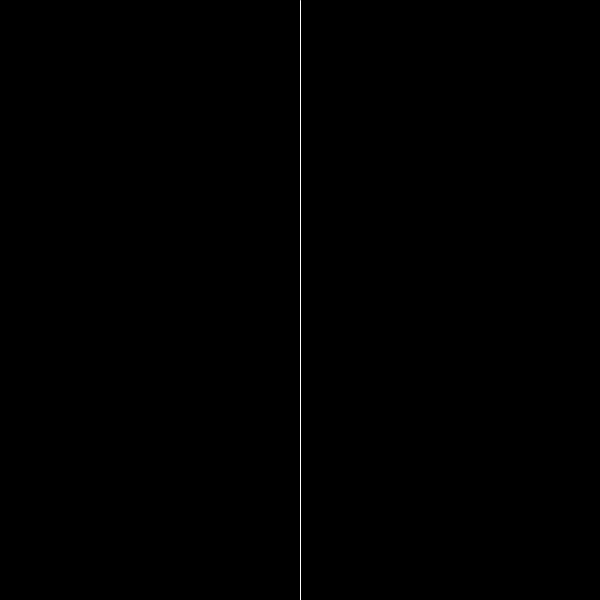
Frame 1 (no input)
Frame 60 (the mouse pressed at the canvas centre just before this capture): identical to frame 1, image omitted
Frame 120 (the mouse held since frame 60 and released just before this capture): identical to frame 1, image omitted

The Processing sketch that drew this single still picture (run headless with seeded random() and noise(); from frame 60 on, the mouse is pressed at the canvas centre):

// Processing sketch: fadeBG
// ── fadeBG.pde
int r=0;

void setup()
{
  size(600,600);
  background(r,0,0);
  stroke(255);
}

void draw()
{
  background(r,0,0);
  line(width/2,0,width/2,height);
  if(mouseX <= width/2)
  {
    r--;
  }
  else
  {
    r++;
  }
}
